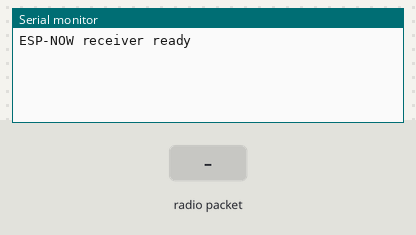
Simulated run of this sketch. Board: ESP32. On the bench: the last lines printed to the serial monitor. The test bench sets the inputs (shaded band).

Above: at 1.2 s.
1.3 s: radio packet "1" arrives
At 2.5 s:
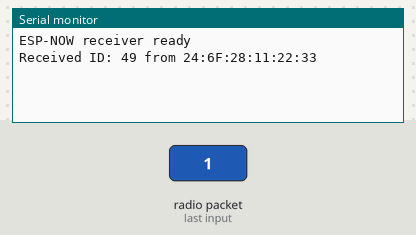
2.8 s: radio packet "0" arrives
At 3.9 s:
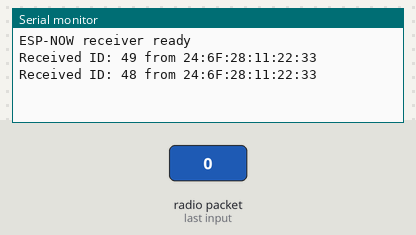
4.3 s: radio packet "2" arrives
At 5.1 s:
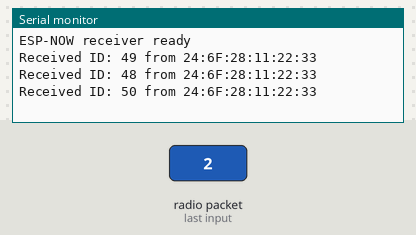

The sketch:

receiver.ino
```cpp
#include <WiFi.h>
#include <esp_now.h>

#define WIFI_CHANNEL 6 //The same as controller
#define FORCE_SHUTDOWN_TIME 5000 //If no data packets have been received for 5000 ms, shut down the car

typedef struct {
  uint8_t id;
  uint8_t mac[6];
} ReceivedMessage;

QueueHandle_t messageQueue; //Queue for handling messages
int last_packet_receive_time = 0;//last time receiving a packet

void onDataRecv(const esp_now_recv_info_t *info,
                const uint8_t *data,
                int len) {
  // We expect exactly one byte: the sender's ID.
  if (len != sizeof(uint8_t)) {
    Serial.println("Message length does not match");
    return;
  }

  ReceivedMessage msg;
  msg.id = data[0];
  memcpy(msg.mac, info->src_addr, 6); //Copy message into formatted form

  // Callback-safe: queue the message for processing in loop().
  // Non-blocking, so the callback returns quickly.
  if (messageQueue != nullptr) {
    xQueueSend(messageQueue, &msg, 0);
  }
  last_packet_receive_time = millis();
}

void setup() {
  Serial.begin(115200);

  WiFi.mode(WIFI_STA);
  WiFi.setChannel(WIFI_CHANNEL);

  messageQueue = xQueueCreate(200, sizeof(ReceivedMessage)); //Maximum 200 messages

  if (messageQueue == nullptr) {
    Serial.println("Queue creation failed");
    return;
  }

  if (esp_now_init() != ESP_OK) {
    Serial.println("ESP-NOW initialization failed");
    return;
  }

  esp_now_register_recv_cb(onDataRecv);

  Serial.println("ESP-NOW receiver ready");
}


void loop() {
  ReceivedMessage msg;
  if(millis() - last_packet_receive_time <= FORCE_SHUTDOWN_TIME){
    while (xQueueReceive(messageQueue, &msg, 0) == pdTRUE) {
      Serial.printf(
        "Received ID: %u from %02X:%02X:%02X:%02X:%02X:%02X\n",
        msg.id,
        msg.mac[0], msg.mac[1], msg.mac[2],
        msg.mac[3], msg.mac[4], msg.mac[5]
      );

      /*CAR CONTROLLER LOGIC HERE*/
      /*
      msg.id can be 0, 1, 2, 3, 4:
      0 - No buttons pressed on controller 1
      1 - Button 1 on controller 1 pressed
      2 - Button 2 on controller 1 pressed
      3 - No buttons pressed on controller 2
      4 - Button 1 on controller 2 pressed
      5 - Button 2 on controller 2 pressed
      */
    }
  }
  else{

    //SAFETY precaution: No packets received in fixed period of time, controller may be down
    //Shutdown the car or stop the car

  }
}
```

Measured:
- after the input at 1.3 s, the serial monitor: prints a new line after 0.05 s (image 1)
- after the input at 2.8 s, the serial monitor: prints a new line after 0.05 s (image 2)
- after the input at 4.3 s, the serial monitor: prints a new line after 0.05 s (image 3)
